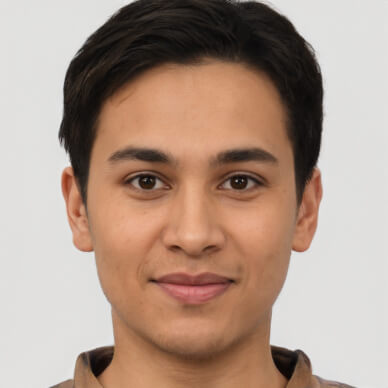
#> input picture Resources/imgTest.jpg, 388 x 388 px
$ python chapter2.py
#> lines starting #> are read from the running program, lines starting #| are printed output that depends on the picture; after the words box and inside, x2 and y2 are one past the last pixel; in counts of white or black regions, pixels touching at a corner belong together
import cv2
import numpy as np

img = cv2.imread("Resources/imgTest.jpg")
#> img is the input picture: shape (388, 388, 3); mean B, G, R 137.2, 151.3, 174.8
kernel = np.ones((5,5),np.uint8)

imgGray = cv2.cvtColor(img,cv2.COLOR_BGR2GRAY)
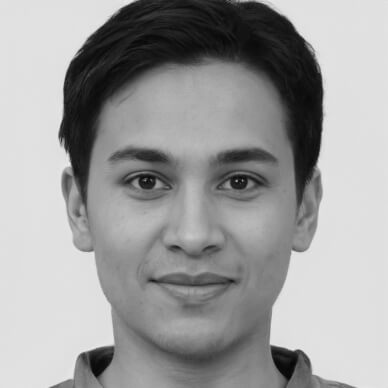
#> imgGray: shape (388, 388); min 4, max 238, mean 156.8
imgBlur = cv2.GaussianBlur(imgGray,(11,11),0)
imgCanny = cv2.Canny(img,100,100)
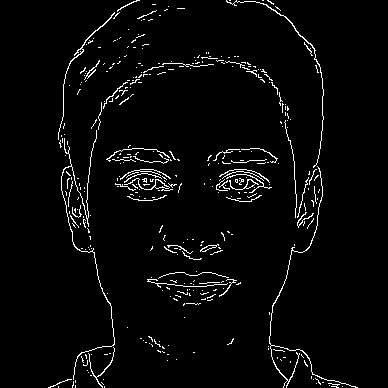
#> imgCanny: shape (388, 388); 3.2% white in thin lines or dots, all inside (x1, y1, x2, y2) = (48, 0, 358, 388)
imgDialation = cv2.dilate(imgCanny,kernel,iterations=1)
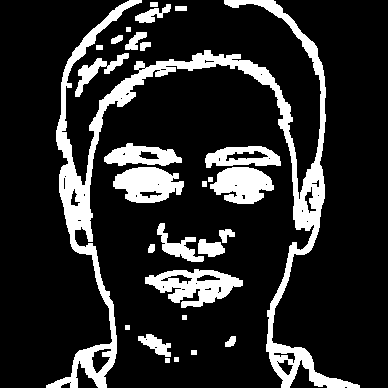
#> imgDialation: shape (388, 388); 16.8% white; 28 white regions, largest, box (x1, y1, x2, y2) and area: (46, 0, 360, 388) 14367, (145, 269, 243, 308) 2059, (113, 167, 184, 203) 1763
imgEroded = cv2.erode(imgDialation,kernel,iterations=1)
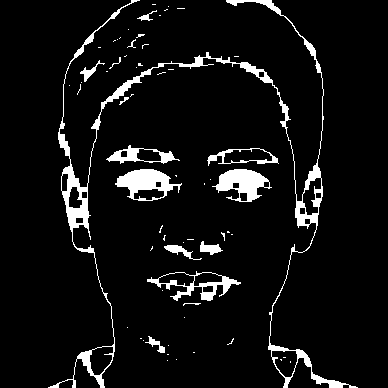
#> imgEroded: shape (388, 388); 6.6% white; 63 white regions (48 under 20 px), largest, box (x1, y1, x2, y2) and area: (48, 0, 358, 388) 5332, (115, 169, 182, 201) 1079, (212, 169, 272, 202) 1045

# cv2.imshow("Gray image", imgGray)
# cv2.imshow("Blur image", imgBlur)
cv2.imshow("Canny image", imgCanny)
cv2.imshow("Dialalation image", imgDialation)
cv2.imshow("Eroded image", imgEroded)
cv2.waitKey(0)
